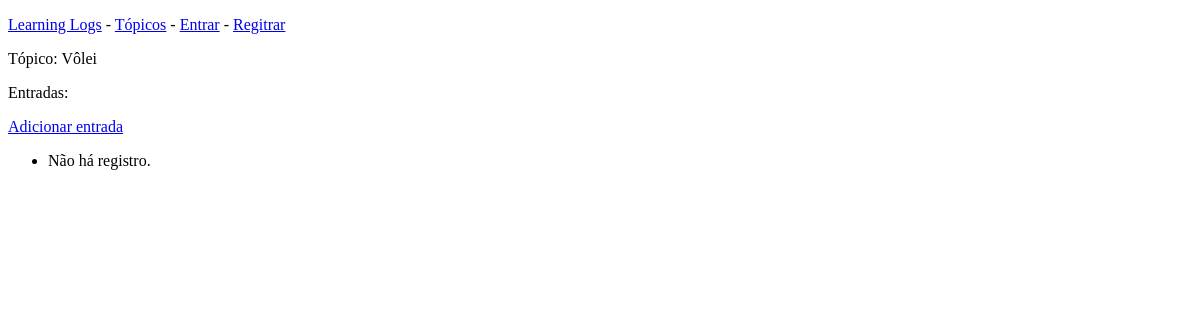
The page /topics/7/ on the database as committed earlier.
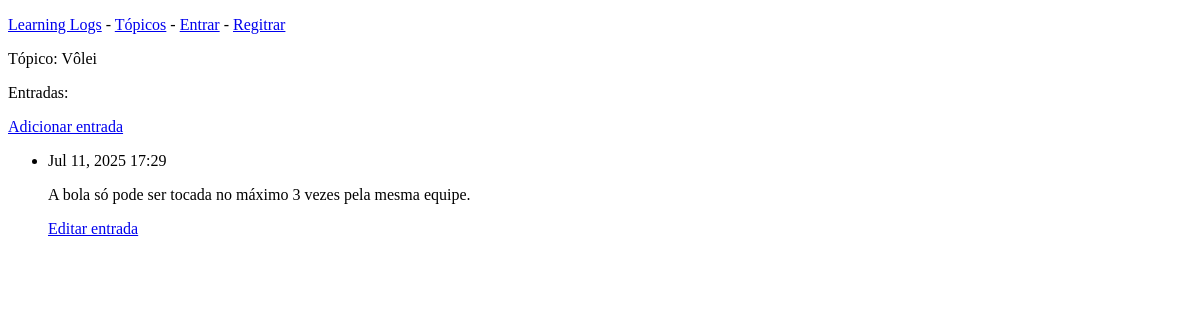
The same page on the database as committed later.
### learning_logs/models.py (models this page shows, shortened)
class Entry(models.Model):
    topic = models.ForeignKey(Topic, on_delete=models.CASCADE)
    text = models.TextField()
    date_added = models.DateTimeField(auto_now_add=True)
    class Meta:
        verbose_name_plural = 'entries'

### learning_logs/views.py (the view)
# urls.py: path('topics/<topic_id>/', views.topic, name='topic'),
def topic(request, topic_id):
    topic = Topic.objects.get(id = topic_id)
    entries = topic.entry_set.order_by('-date_added')
    context = {'topic' : topic, 'entries' : entries}
    return render(request, 'learning_logs/topic.html', context)

### learning_logs/models.py (called while the page is built)
    def __str__(self):
        return self.text

### learning_logs/templates/learning_logs/topic.html (shortened to what this page needs)
<!DOCTYPE html>
<html lang="en">
<head>
</head>
<body>
    {% extends "learning_logs/base.html"%}
    {% block content %}
        <p>Tópico: {{ topic }}</p>
        <p>Entradas:</p>
        <p><a href="{% url 'new_entry' topic.id %}">Adicionar entrada</a></p>
        <ul>
            {% for entry in entries %}
                <li>
                    <p>{{ entry.date_added | date:'M d, Y H:i'}}</p>
                    <p>{{ entry.text | linebreaks}}</p>
                    <p><a href="{% url 'edit_entry' entry.id %}">Editar entrada</a></p>
                </li>
            {% empty %}
                <li>
                    <p>Não há registro.</p>
                </li>
            {% endfor %}
        </ul>
    {% endblock content %}

Rows that differ between the two databases and show on the page:
added Entry: date_added "Jul 11, 2025 17:29", text "A bola só pode ser tocada no máximo 3 vezes pela mesma equipe."
Other text that changed with them:
text no longer shown: "Não há registro."
